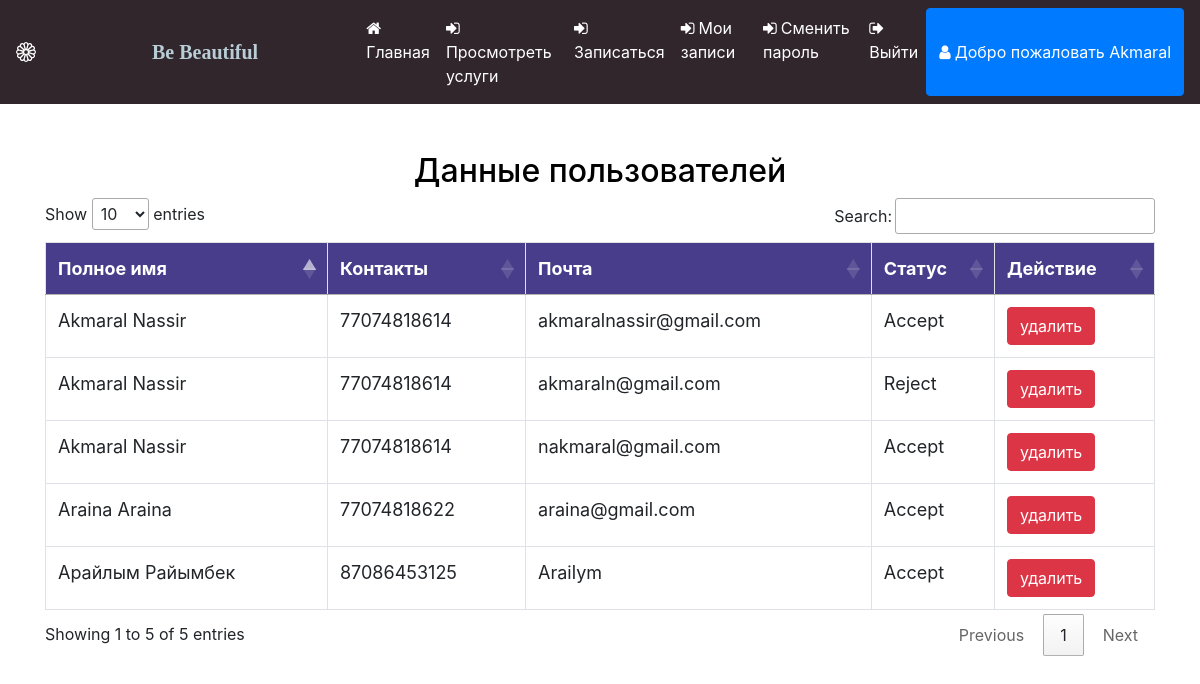
/view_user (signed in), run on the app's committed database.
### beauty/models.py (models this page shows, shortened)
class Customer(models.Model):
    user = models.ForeignKey(User,on_delete=models.CASCADE,null=True)
    status = models.ForeignKey(User_status,on_delete=models.CASCADE,null=True)
    mobile = models.IntegerField(null=True)

class User_status(models.Model):
    status = models.CharField(max_length=100,null=True)

### beauty/views.py (the view)
# urls.py: path('view_user',View_user,name="view_user"),
def View_user(request):
    if not request.user.is_authenticated:
        return redirect('login_admin')
    pro = Customer.objects.all()
    d = {'user':pro}
    return render(request,'all_user.html',d)

### beauty/templates/all_user.html
{% extends 'navigation.html' %}
{% load static %}
{% block body %}
<center><h2 style="color:black;margin-top:4%;">Данные пользователей</h2></center>
<center>
<div class="container">
<table class="table table-bordered" id="myTable">
  <thead>
    <tr>
      <th>Полное имя</th>
      <th>Контакты</th>
      <th>Почта</th>
      <th>Статус</th>
      <th>Действие</th>
    </tr>
  </thead>
<tbody>
{% for i in user %}
    <tr>
      <td>{{i.user.first_name}} {{i.user.last_name}}</td>
      <td>{{i.mobile}}</td>
      <td>{{i.user.username}}</td>
      <td>{{i.status.status}}</td>
      <td><a href="{% url 'delete_user' i.user.id %}" ><button class="btn btn-danger">удалить</button></a></td>
    </tr>
{% endfor %}
</tbody>
</table>
</div></center>
{% endblock %}

### beauty/templates/navigation.html (shortened to what this page needs)
<!DOCTYPE html>
<html lang="ru">
<head>
{% load static %}
    <link rel="stylesheet" href="https://maxcdn.bootstrapcdn.com/bootstrap/4.0.0/css/bootstrap.min.css">
    <link rel = stylesheet href = "//cdn.datatables.net/1.10.19/css/jquery.dataTables.min.css">
</head>
<link rel="stylesheet" href="https://cdnjs.cloudflare.com/ajax/libs/font-awesome/4.7.0/css/font-awesome.min.css">
</head>
<body>
<nav class="navbar navbar-expand-sm" style="background-color:rgb(48, 38, 43)">
  <a href='/' class=" text-white navbar-brand d-flex align-items-center">
  <a class="navbar-brand" href="#" style="color:rgb(184, 205, 214);font-family:'Monotype Corsiva';font-weight:bold;margin-left:100px;margin-right:0">
  Be Beautiful</a>
  <ul class="navbar-nav">
    {% if request.user.username %}
    {% if not request.user.is_staff %}
   <li class="nav-item">
      <a class="nav-link" href="{% url 'profile' %}" style="color:white;margin-left:100px">
      <i class="fa fa-home" style="margin-right:4px"></i>Главная</a>
    </li>
    <li class="nav-item">
      <a class="nav-link" href="{% url 'all_service' %}" style="color:white">
      <i class="fa fa-sign-in" style="margin-right:4px"></i>Просмотреть услуги</a>
    </li>
    <li class="nav-item">
      <a class="nav-link" href="{% url 'book_appointment' %}" style="color:white">
      <i class="fa fa-sign-in" style="margin-right:4px"></i>Записаться</a>
    </li>
    <li class="nav-item">
      <a class="nav-link" href="{% url 'view_appointment' %}" style="color:white">
      <i class="fa fa-sign-in" style="margin-right:4px"></i>Мои записи</a>
    </li>
    <li class="nav-item">
      <a class="nav-link" href="{% url 'change_password' %}" style="color:white">
      <i class="fa fa-sign-in" style="margin-right:4px"></i>Сменить пароль</a>
    </li>
    {% endif %}
    {% endif %}
{% if request.user.is_authenticated %}
    {% if not request.user.is_staff %}
     <li class="nav-item">
      <a class="nav-link" href="{% url 'logout' %}" style="color:white">
      <i class="fa fa-sign-out" style="margin-right:4px"></i>Выйти</a>
    </li>
      <div class="btn-group">
  <button type="button" class="btn btn-primary" data-toggle="dropdown" aria-haspopup="true" aria-expanded="false">
    <i class="fa fa-user" style="margin-right:4px"></i>Добро пожаловать {{request.user.first_name}}
  </button>
</div>
    {% endif %}
    {% endif %}
    </ul>
</nav>
{% block body %}
{% endblock %}
</body>
</html>

### beauty/templates/navigation.html (style rules this page uses)
* { box-sizing: border-box; }
#myTable { border-collapse: collapse; width: 100%; border: 1px solid #ddd; font-size: 18px; }
#myTable th { text-align: left; padding: 12px; background-color: Darkslateblue; color: white; }
#myTable td { text-align: left; padding: 12px; background-color: white; }
#myTable tr { border-bottom: 1px solid #ddd; }

### data on the page
Customer: user.first_name "Akmaral", user.last_name "Nassir", mobile "77074818614", user.username "akmaralnassir@gmail.com", status.status "Accept"
Customer: user.first_name "Araina", user.last_name "Araina", mobile "77074818622", user.username "araina@gmail.com", status.status "Accept"
Customer: user.first_name "Akmaral", user.last_name "Nassir", mobile "77074818614", user.username "akmaraln@gmail.com", status.status "Reject"
Customer: user.first_name "Akmaral", user.last_name "Nassir", mobile "77074818614", user.username "nakmaral@gmail.com", status.status "Accept"
Customer: user.first_name "Арайлым", user.last_name "Райымбек", mobile "87086453125", user.username "Arailym", status.status "Accept"

### other printed values
{{ request.user.first_name }} "Akmaral"
